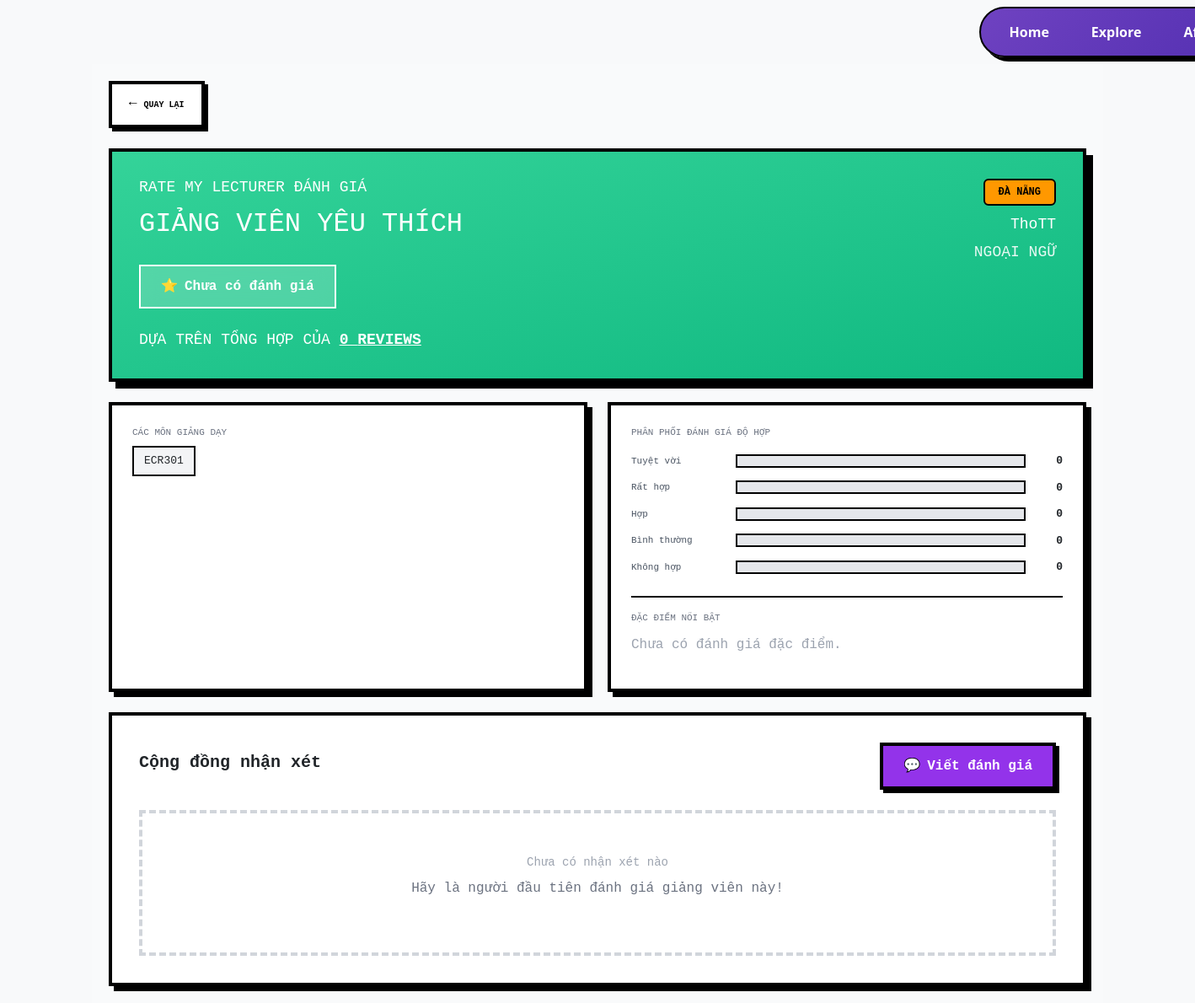
The page /lecturer/thott/ on the database its author committed.
### home/models.py (models this page shows, shortened)
class Lecturer(models.Model):
    code = models.CharField(max_length=20, unique=True)
    name = models.CharField(max_length=100)
    department = models.CharField(max_length=100)
    campus = models.CharField(max_length=50, default='ĐÀ NẴNG')
    subjects_json = models.JSONField(default=list, blank=True)

### home/views.py (the view, shortened to what this page needs)
# urls.py: path('lecturer/<str:lecturer_id>/', views.lecturer_detail, name='lecturer_detail'),
def lecturer_detail(request, lecturer_id):
    ensure_lecturers()
    lecturer = Lecturer.objects.filter(code=lecturer_id).first()
    if not lecturer:
        return redirect('rate_lecture')
    reviews = list(lecturer.reviews.all().order_by('-created_at'))
    stats = get_lecturer_stats(reviews)
    n = stats['review_count']
    fit_bars = [(v, lbl, stats['distribution_fit'].get(v, 0)) for v, lbl in COMPATIBILITY_CHOICES]
    suitable_label = None
    if stats.get('suitable_for_most'):
        skey = stats['suitable_for_most'][0]
        suitable_label = dict(SUITABLE_FOR_CHOICES).get(skey, skey)
    lecturer_data = {
        'id': lecturer.id,
        'code': lecturer.code,
        'name': lecturer.name,
        'department': lecturer.department,
        'status': lecturer.campus,
        'subjects': lecturer.subjects_json or [],
    }
    return render(request, 'lecturer_detail.html', {
        'lecturer': lecturer_data,
        'lecturer_id': lecturer_id,
        'reviews': reviews,
        'stats': stats,
        'fit_bars': fit_bars,
        'suitable_label': suitable_label,
        'compatibility_choices': COMPATIBILITY_CHOICES,
        'pressure_choices': PRESSURE_CHOICES,
        'suitable_for_choices': SUITABLE_FOR_CHOICES,
        'outstanding_traits': OUTSTANDING_TRAITS,
    })

### home/views.py (called while the page is built, shortened)
def ensure_lecturers():
    for item in LECTURERS_SEED:
        Lecturer.objects.get_or_create(
            code=item['code'],
            defaults={
                'name': item['name'],
                'department': item['department'],
                'campus': 'ĐÀ NẴNG',
                'subjects_json': item['subjects'],
            },
        )

def get_lecturer_stats(reviews):
    from collections import Counter
    n = len(reviews)
    if n == 0:
        return {
            'review_count': 0,
            'avg_score': 0,
            'distribution_fit': {i: 0 for i in range(1, 6)},
            'distribution_pressure': {i: 0 for i in range(1, 6)},
            'top_traits': [],
            'suitable_for_most': None,
            'pressure_most': None,
        }

### templates/lecturer_detail.html (shortened to what this page needs)
{% extends 'base.html' %}
{% block content %}
<div class="detail-page">
    <a href="{% url 'rate_lecture' %}" class="back-button">
        <span class="back-arrow">→</span>
        <span>QUAY LẠI</span>
    </a>
    <div class="header-card" style="margin-top: 24px; display: flex; flex-wrap: wrap; align-items: flex-start; justify-content: space-between; gap: 20px;">
        <div>
            <h2>RATE MY LECTURER ĐÁNH GIÁ</h2>
            <h1>GIẢNG VIÊN YÊU THÍCH</h1>
            <div class="tag-buttons">
                {% if stats.review_count > 0 and stats.top_traits %}
                    {% for t in stats.top_traits|slice:":3" %}
                    <div class="tag-btn"><span>⭐</span><span>{{ t.label }}</span></div>
                    {% endfor %}
                {% else %}
                    <div class="tag-btn"><span>⭐</span><span>Chưa có đánh giá</span></div>
                {% endif %}
            </div>
            <div class="review-summary">
                DỰA TRÊN TỔNG HỢP CỦA <span id="reviewCount" style="font-weight: bold; text-decoration: underline;">{{ stats.review_count }} REVIEWS</span>
            </div>
        </div>
        <div style="text-align: right;">
            <span class="badge" style="background: #ff9800; color: #000; padding: 8px 16px;">{{ lecturer.status }}</span>
            <h2 class="lecturer-name" style="color: #fff; margin-top: 12px;">{{ lecturer.name }}</h2>
            <p class="lecturer-dept" style="color: rgba(255,255,255,0.9);">{{ lecturer.department }}</p>
        </div>
    </div>
    <div class="stats-grid" id="statsGrid">
        <div class="info-card">
            <div class="info-section">
                <div class="info-label">CÁC MÔN GIẢNG DẠY</div>
                <div class="subject-tags">
                    {% for subj in lecturer.subjects %}
                    <span class="subject-tag">{{ subj }}</span>
                    {% empty %}
                    <span class="subject-tag">—</span>
                    {% endfor %}
                </div>
            </div>
        </div>
        <div class="info-card">
            <div class="info-label" style="margin-bottom: 16px;">PHÂN PHỐI ĐÁNH GIÁ ĐỘ HỢP</div>
            {% for value, label, count in fit_bars %}
            <div class="rating-bar">
                <span class="rating-label">{{ label }}</span>
                <div class="bar-container">
                </div>
                <span class="bar-count">{{ count }}</span>
            </div>
            {% endfor %}
            <div class="stat-section" style="margin-top: 24px;">
                <div class="info-label" style="margin-bottom: 12px;">ĐẶC ĐIỂM NỔI BẬT</div>
                <div class="highlights-grid">
                    {% for t in stats.top_traits|slice:":6" %}
                    <div class="highlight-item">
                        <span class="highlight-label">{{ t.label }}</span>
                        <span class="highlight-count">{{ t.count }}</span>
                    </div>
                    {% empty %}
                    <p style="color: #9ca3af; font-family: monospace;">Chưa có đánh giá đặc điểm.</p>
                    {% endfor %}
                </div>
            </div>
        </div>
    </div>
    <div class="reviews-section" id="reviews-section">
        <div class="reviews-header">
            <h2 class="reviews-title">Cộng đồng nhận xét</h2>
            <button type="button" class="write-review-btn" onclick="document.getElementById('reviewForm').classList.toggle('active');">
                <span>💬</span><span>Viết đánh giá</span>
            </button>
        </div>
        <div id="reviewsList">
            {% for r in reviews %}
            <div class="review-item">
                <div class="review-header">
                    <div class="reviewer-info">
                        <span class="reviewer-name {% if r.is_anonymous %}anonymous{% endif %}">{% if r.is_anonymous %}Ẩn danh{% else %}{{ r.reviewer_name|default:"Ẩn danh" }}{% endif %}</span>
                        <div class="review-meta">{{ r.created_at|date:"d/m/Y H:i" }}{% if r.subject_studied %} · {{ r.subject_studied }}{% endif %}</div>
                    </div>
                    <div class="review-badges">
                        {% if r.suitable_for == 'team_qua_mon' %}<span class="class-badge team">Team Qua Môn</span>{% endif %}
                        {% if r.suitable_for == 'san_coc_vang' %}<span class="class-badge gold">Săn Cóc Vàng</span>{% endif %}
                        {% if r.suitable_for == 'cay_cuoc_nhieu' %}<span class="class-badge hard">Cày Cuốc Nhiều</span>{% endif %}
                        {% if r.suitable_for == 'tinh_than_thep' %}<span class="class-badge steel">Tinh Thần Thép</span>{% endif %}
                        <span class="compatibility-score excellent">{{ r.score }}</span>
                    </div>
                </div>
                <div class="review-tags">
                    {% for key in r.tags %}
                    {% for k, label in outstanding_traits %}{% if k == key %}<span class="review-tag">{{ label }}</span>{% endif %}{% endfor %}
                    {% endfor %}
                </div>
                <p class="review-comment">{{ r.comment|default:"—" }}</p>
                <div class="review-footer">
                    <span class="review-stats">Điểm: {{ r.score }} · Mức độ hợp: {{ r.rating_fit }} · Áp lực: {{ r.rating_pressure }}</span>
                </div>
            </div>
            {% empty %}
            <div class="empty-state">
                <p class="empty-title">Chưa có nhận xét nào</p>
                <p class="empty-text">Hãy là người đầu tiên đánh giá giảng viên này!</p>
            </div>
            {% endfor %}
        </div>
    </div>
</div>
{% endblock %}

### templates/base.html (style rules this page uses)
body { background-color: #f8f9fa; }

### templates/lecturer_detail.html (style rules this page uses)
.detail-page { max-width: 1200px; margin: 0 auto; padding: 20px; background: #f9fafb; min-height: 100vh; }
.back-button { display: inline-flex; align-items: center; gap: 8px; padding: 12px 20px; background: #fff; border: 4px solid #000; box-shadow: 4px 4px 0 #000; font-family: "Press Start 2P", monospace; font-size: 10px; font-weight: bold; cursor: pointer; transition: all 0.2s; text-decoration: none; color: #000; }
.back-arrow { font-size: 16px; transform: rotate(180deg); }
.header-card { background: linear-gradient(to bottom right, #34d399, #10b981); border: 4px solid #000; box-shadow: 8px 8px 0 #000; padding: 32px; color: white; margin-bottom: 24px; }
.header-card h2 { font-size: 18px; margin-bottom: 8px; font-family: monospace; }
.header-card h1 { font-family: "Press Start 2P", monospace; font-size: 32px; line-height: 1.5; margin-bottom: 24px; }
.tag-buttons { display: flex; gap: 16px; flex-wrap: wrap; margin-bottom: 24px; }
.tag-btn { padding: 12px 24px; border: 2px solid #fff; background: rgba(255, 255, 255, 0.2); backdrop-filter: blur(10px); font-weight: bold; font-family: monospace; display: flex; align-items: center; gap: 8px; }
.review-summary { font-size: 18px; font-family: monospace; }
.stats-grid { display: grid; grid-template-columns: 1fr 1fr; gap: 24px; margin-bottom: 24px; }
.info-card { background: #fff; border: 4px solid #000; box-shadow: 6px 6px 0 #000; padding: 24px; }
.badge { padding: 6px 16px; background: #ff9800; border: 2px solid #000; font-size: 12px; font-weight: bold; font-family: monospace; }
.lecturer-name { font-family: "Press Start 2P", monospace; font-size: 28px; margin-bottom: 8px; }
.lecturer-dept { color: #6b7280; font-size: 18px; margin-bottom: 24px; font-family: monospace; }
.info-section { margin-bottom: 16px; }
.info-label { font-size: 11px; color: #6b7280; margin-bottom: 8px; font-family: monospace; }
.subject-tags { display: flex; flex-wrap: wrap; gap: 8px; }
.subject-tag { padding: 6px 12px; background: #f3f4f6; border: 2px solid #000; font-size: 13px; font-weight: 500; font-family: monospace; }
.stat-section { padding-top: 16px; border-top: 2px solid #000; margin-top: 16px; }
.rating-bar { display: flex; align-items: center; gap: 12px; margin-bottom: 12px; }
.rating-label { font-size: 11px; font-weight: 500; color: #4b5563; width: 112px; font-family: monospace; }
.bar-container { flex: 1; background: #e5e7eb; border: 2px solid #000; height: 16px; overflow: hidden; }
.bar-count { font-size: 13px; font-weight: bold; width: 32px; text-align: right; font-family: monospace; }
.highlights-grid { display: grid; grid-template-columns: 1fr 1fr; gap: 12px; }
.reviews-section { background: #fff; border: 4px solid #000; box-shadow: 6px 6px 0 #000; padding: 32px; }
.reviews-header { display: flex; justify-content: space-between; align-items: center; margin-bottom: 24px; flex-wrap: wrap; gap: 16px; }
.reviews-title { font-family: "Press Start 2P", monospace; font-size: 20px; font-weight: bold; }
.write-review-btn { padding: 12px 24px; background: #9333ea; color: white; border: 4px solid #000; box-shadow: 4px 4px 0 #000; font-weight: bold; font-family: monospace; cursor: pointer; transition: all 0.2s; display: flex; align-items: center; gap: 8px; }
.empty-state { text-align: center; padding: 48px 0; border: 4px dashed #d1d5db; }
.empty-title { font-family: "Press Start 2P", monospace; font-size: 14px; color: #9ca3af; margin-bottom: 8px; }
.empty-text { color: #6b7280; font-family: monospace; }

### rows shown on the page
Lecturer: status "ĐÀ NẴNG", name "ThoTT", department "NGOẠI NGỮ"

### other values the page prints
{{ stats.review_count }} "0"
{{ subj }} "ECR301"
{{ label }} "Tuyệt vời" "Rất hợp" "Hợp" "Bình thường" "Không hợp"
{{ count }} "0" "0" "0" "0" "0"
